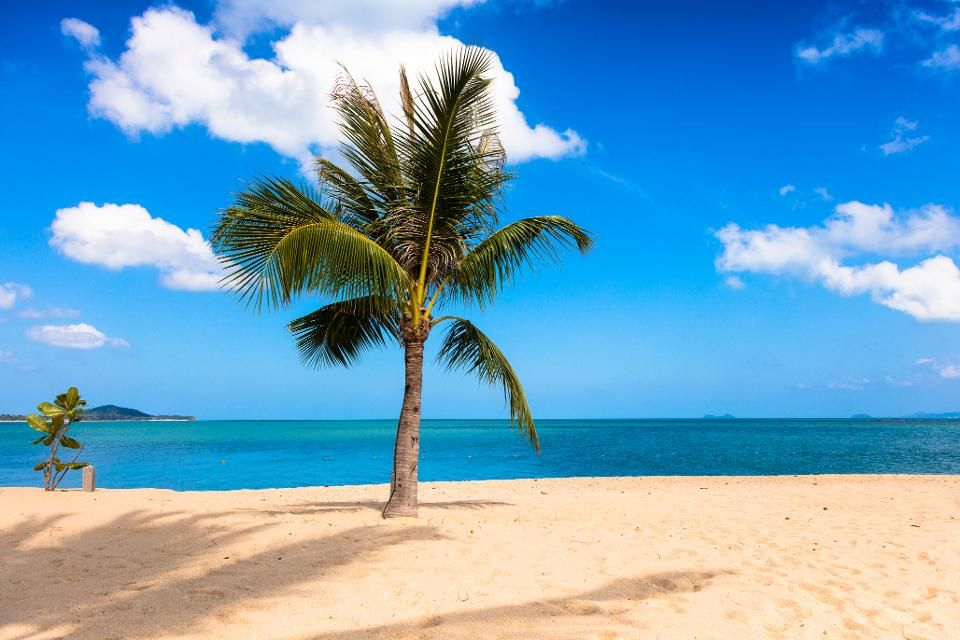
#> input picture beach.jpg, 960 x 640 px
$ python basicAgent.py
#> lines starting #> are read from the running program, lines starting #| are printed output that depends on the picture
#> further down, original_image is the input picture: shape (640, 960, 3); mean B, G, R 194.6, 163.7, 111.6
import numpy as np
from cv2 import cv2
import matplotlib.pyplot as plt
from PIL import Image

def crop_half(image):
  # Splitting image into halves
  a = []
  height, width = image.shape[:2]
#> height = 640; width = 960
  start_row, start_col = int(0), int(0)
  end_row, end_col = int(height ), int(width * .5)
#> end_row = 640; end_col = 480
  cropped_top = image[start_row:end_row , start_col:end_col]
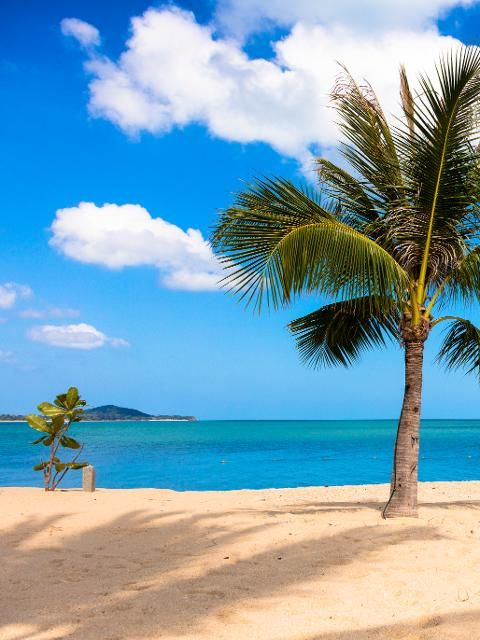
#> cropped_top: shape (640, 480, 3); mean R, G, B 122.8, 161.9, 180.9
  a.append(start_row)
  a.append(end_row)
  a.append(start_col)
  a.append(end_col)
  # [8 lines of commented-out code are left out]
  start_row, start_col = int(0), int(width* .5)
#> start_row = 0; start_col = 480
  # Let's get the ending pixel coordinates (bottom right of cropped bottom)
  end_row, end_col = int(height), int(width)
#> end_col = 960
  cropped_bot = image[start_row:end_row , start_col:end_col]
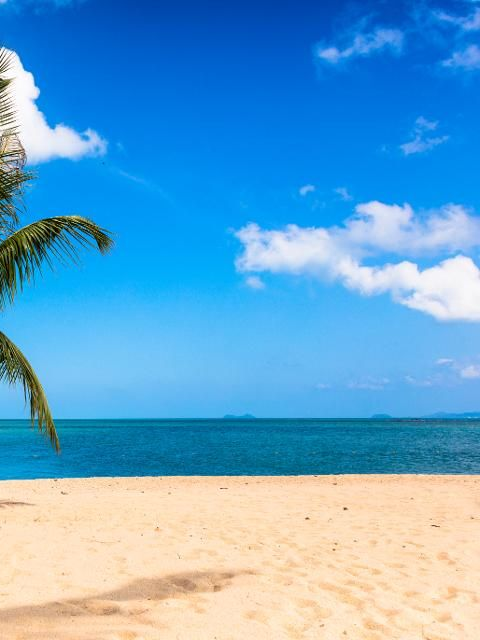
#> cropped_bot: shape (640, 480, 3); mean R, G, B 100.4, 165.6, 208.4
  a.append(start_row)
  a.append(end_row)
  a.append(start_col)
  a.append(end_col)
  # [6 lines of commented-out code are left out]
  return a

# img = training & testing data
def BasicAgent(img):
  vectorized = img.reshape((-1,3))
  vectorized = np.float32(vectorized)

  criteria = (cv2.TERM_CRITERIA_EPS + cv2.TERM_CRITERIA_MAX_ITER, 10, 1.0)
  K = 30
  attempts=10
  # Running k means, with k = 5
  ret,label,center=cv2.kmeans(vectorized,K,None,criteria,attempts,cv2.KMEANS_PP_CENTERS)
  center = np.uint8(center)
  res = center[label.flatten()]

  # Array of 5 representative RGB Values
  repColors = center
  print(repColors)

  # Applying filters
  result_image = res.reshape((img.shape))

  # Displaying image
  figure_size = 30
  plt.figure(figsize=(figure_size/2,figure_size/2))
  plt.subplot(1,2,1),plt.imshow(img)
  plt.title('Original Image'), plt.xticks([]), plt.yticks([])
  plt.subplot(1,2,2),plt.imshow(result_image)
  plt.title('Basic Agent Image' ), plt.xticks([]), plt.yticks([])
  plt.show()


# Loading image
original_image = cv2.imread("beach.jpg")

orig=cv2.cvtColor(original_image,cv2.COLOR_BGR2RGB)

# Cropping original image
coord = crop_half(orig)
#> coord = [0, 640, 0, 480, 0, 640, 480, 960]
start_row = coord[0]
#> start_row = 0
end_row = coord[1]
#> end_row = 640
start_col = coord[2]
#> start_col = 0
end_col = coord[3]
#> end_col = 480

imgO = original_image[start_row:end_row , start_col:end_col]
# Obtaining training image
img = orig[start_row:end_row , start_col:end_col]

# Obtaining testing image
greyimg = orig[coord[4]:coord[5] , coord[6]:coord[7]]
greyimg = cv2.cvtColor(greyimg, cv2.COLOR_BGR2GRAY)
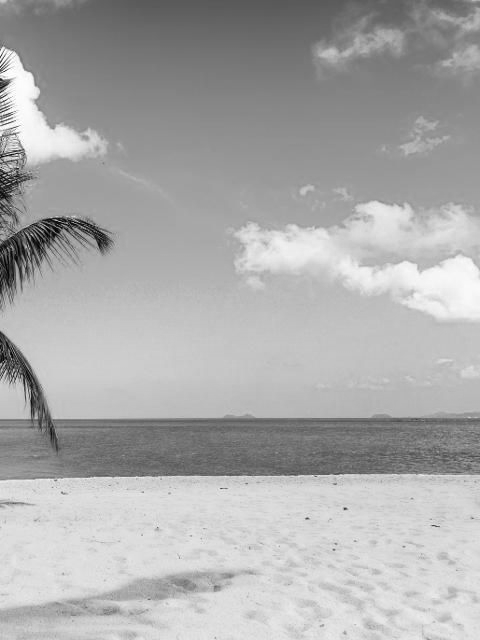
#> greyimg: shape (640, 480); min 1, max 255, mean 170.9
# Adding 3-D for combining with colored image
greyimg = cv2.cvtColor(greyimg,cv2.COLOR_GRAY2BGR)
#> greyimg: shape (640, 480, 3)

# Images array containing training and testing data
imgs = [imgO,greyimg]
cv2.imshow("grey img", greyimg)

# [6 lines of commented-out code are left out]
min_shape = sorted( [(np.sum(i.size), i.size ) for i in imgs])[0][1]
#> min_shape = 921600
# Combining training and testing data
imgs_comb = np.hstack( (np.asarray( imgs ) ))
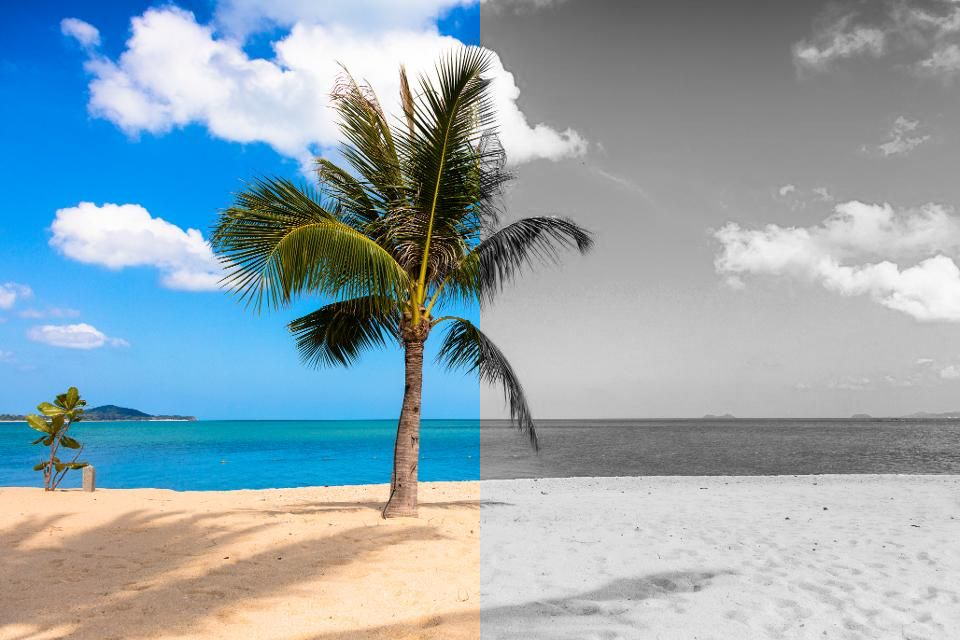
#> imgs_comb: shape (640, 960, 3); mean of channels 0, 1, 2 175.9, 166.4, 146.9; drawn as B, G, R
cv2.imshow("training and testing combined image", imgs_comb)

# Running basic agent on testing and training data
BasicAgent(orig)
#> in BasicAgent, `ret,label,center=cv2.kmeans(vectorized,K,None,criteria,attempts,cv2.KM..`: ret = 127466050.7; center = 30 rows, first 8: [247.5, 209, 169.2], [7.03, 137.8, 179.3], [160.8, 193.8, 237.7], [66.13, 106.6, 114.4], [57.06, 55.2, 19.06], [82.64, 181.1, 243.2], [223.3, 228.8, 242.4], [2.98, 154.8, 244.3]
#> in BasicAgent, `center = np.uint8(center)`: center = 30 rows, first 8: [247, 208, 169], [7, 137, 179], [160, 193, 237], [66, 106, 114], [57, 55, 19], [82, 181, 243], [223, 228, 242], [2, 154, 244]
#> in BasicAgent, `repColors = center`: repColors has the same summary as center
#> (printed output is left out)
